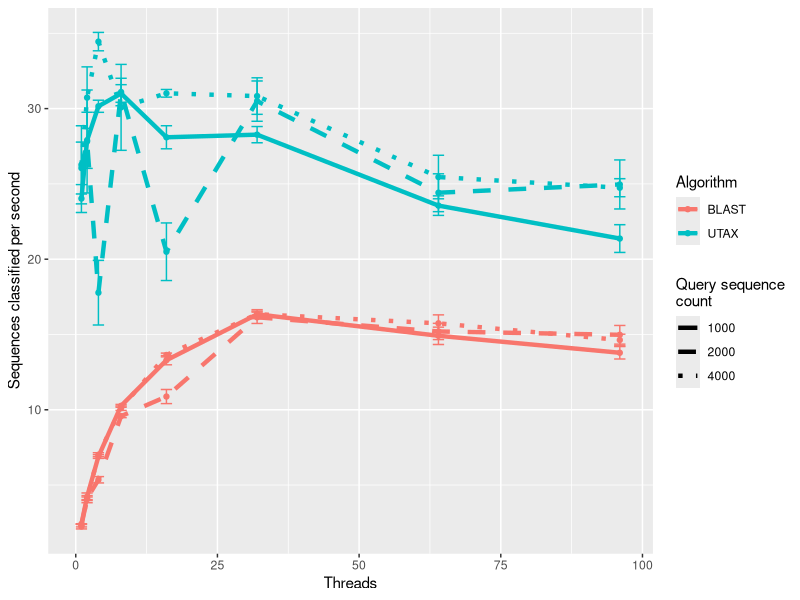
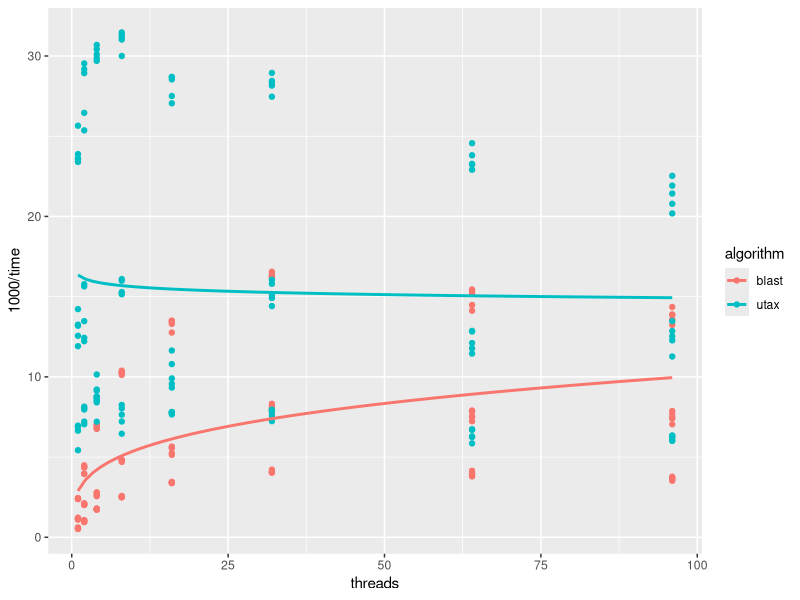
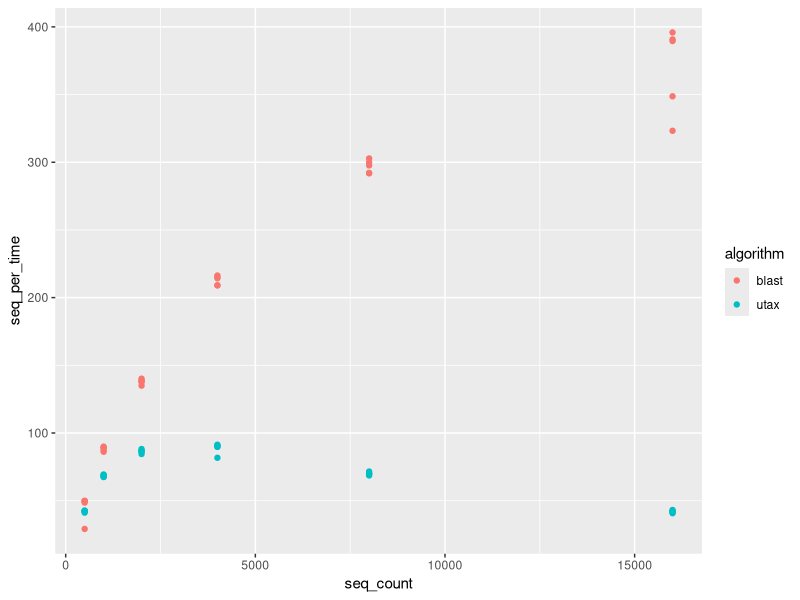
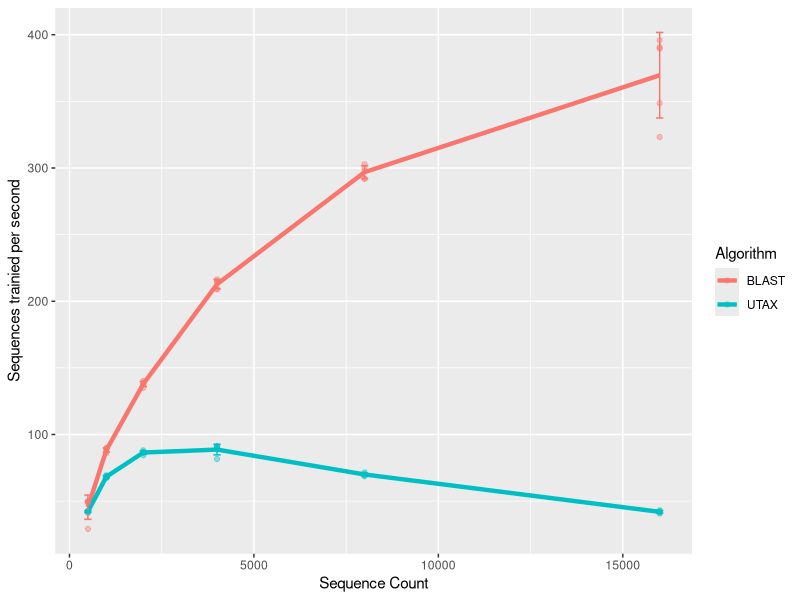
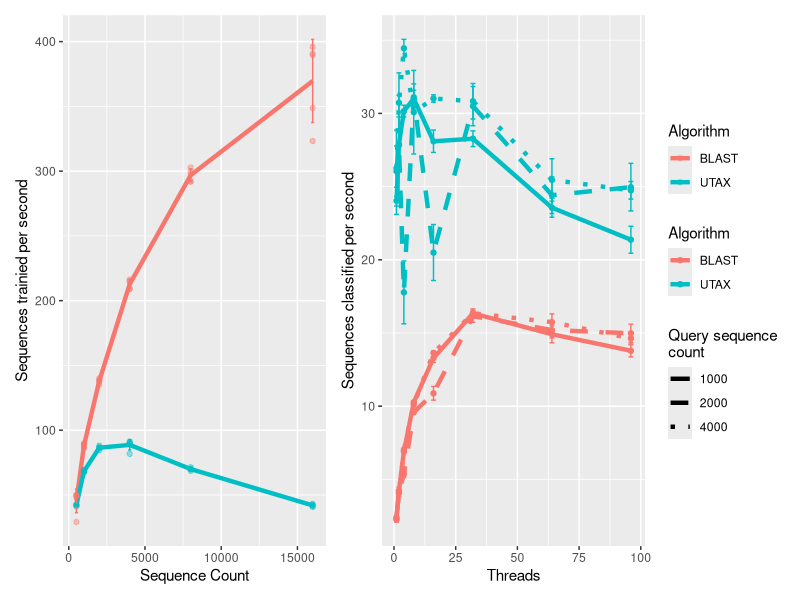
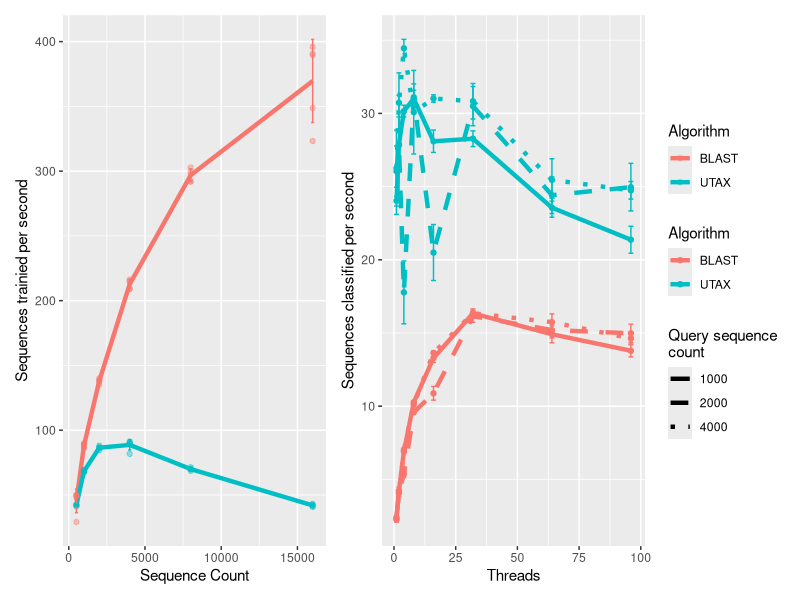

Write the R code that produced these figures, in order.
library(ggplot2)
library(ggpubr)
library(dplyr)
library(patchwork)

setwd("../../data/speed_tests/")
setwd("C:/Users/julia/OneDrive - Michigan State University/Documents/MSU/Bonito Lab/CONSTAX_fixes/CONSTAXv2_ms_code/data/speed_tests/")

classify_dat <- read.csv("speed_classify_comb.csv")
classify_dat <- classify_dat %>%
  mutate(time_per_seq=seq_count/time)
head(classify_dat)

classify_dat %>%
  filter(step == "classify") -> cl_df
cl_df %>%
  group_by(threads, algorithm, seq_count) %>%
  summarise(mean_time=mean(time_per_seq), sd_time = sd(time_per_seq)) -> sum_cl_df

class_lp <- ggplot(sum_cl_df, aes(x = threads, y = mean_time, color = algorithm, linetype = as.factor(seq_count))) +
  geom_line(lwd=1.5) +
  geom_point() +
  labs(x = "Threads",
       y = "Sequences classified per second",
       color = "Algorithm",
       linetype = "Query sequence\ncount") +
  geom_errorbar(aes(ymin=mean_time-sd_time, ymax=mean_time+sd_time), width=2, linetype=1) +
  scale_linetype_manual(values = c(1, 2, 3)) +
  scale_color_discrete(breaks=c("blast", "utax"), labels=c("BLAST", "UTAX"))

class_lp

ggplot(cl_df, mapping=aes(x = threads, y = 1000/time, color = algorithm)) +
  geom_point() +
  stat_smooth(method = 'nls',
              formula = 'y~a*x^b',
              method.args = list(start=c(a = 1., b=0.5)),
              se=FALSE)

n_vary_train <- read.csv("speed_training_t1_nvary.csv")

n_vary_train <- n_vary_train %>%
  filter(step == "train") %>%
  mutate(seq_per_time=seq_count/time)

sum_n_vary_t <- n_vary_train %>%
  group_by(algorithm, seq_count) %>%
  summarise(mean_seq_per_time = mean(seq_per_time),
            sd_seq_per_time = sd(seq_per_time))
sum_n_vary_t

ggplot(n_vary_train, aes(x = seq_count, y = seq_per_time, color = algorithm)) +
  geom_point()

g_t1 <- ggplot(sum_n_vary_t, aes(x = seq_count, y = mean_seq_per_time, color = algorithm)) +
  geom_line(lwd=1.5) +
  geom_point(data = n_vary_train,
             aes(x = seq_count, y = seq_per_time, color = algorithm),
             alpha=0.4) +
  geom_errorbar(aes(ymin=mean_seq_per_time-sd_seq_per_time,
                    ymax=mean_seq_per_time+sd_seq_per_time),
                width=200, linetype=1) +
  labs(x = "Sequence Count",
       y = "Sequences trainied per second",
       color = "Algorithm") +
  scale_color_discrete(breaks=c("blast", "utax"), labels=c("BLAST", "UTAX")) #+

g_t1

g <- g_t1 + class_lp + plot_layout(guides = "collect")
g

ggsave("../../figures/speed_train_line_class_line.png", g, width = 12, height = 8, units = "in", dpi = 400)
